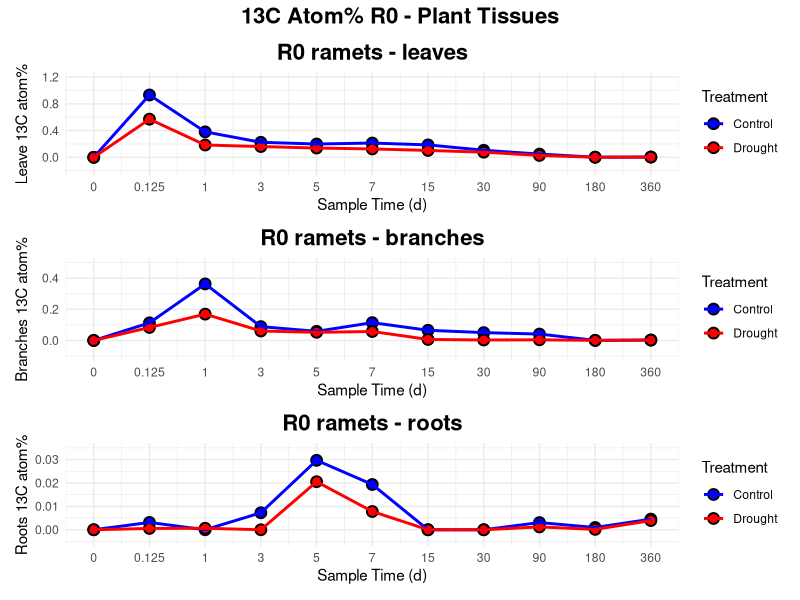
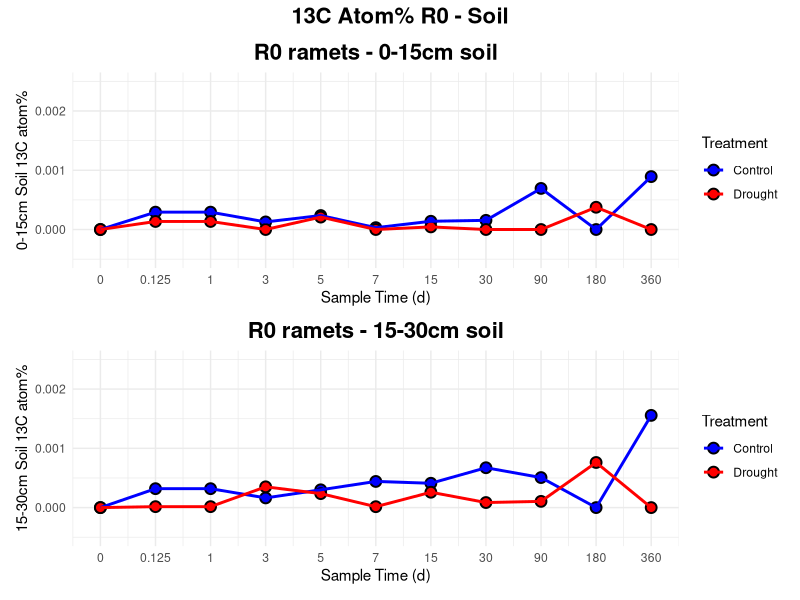
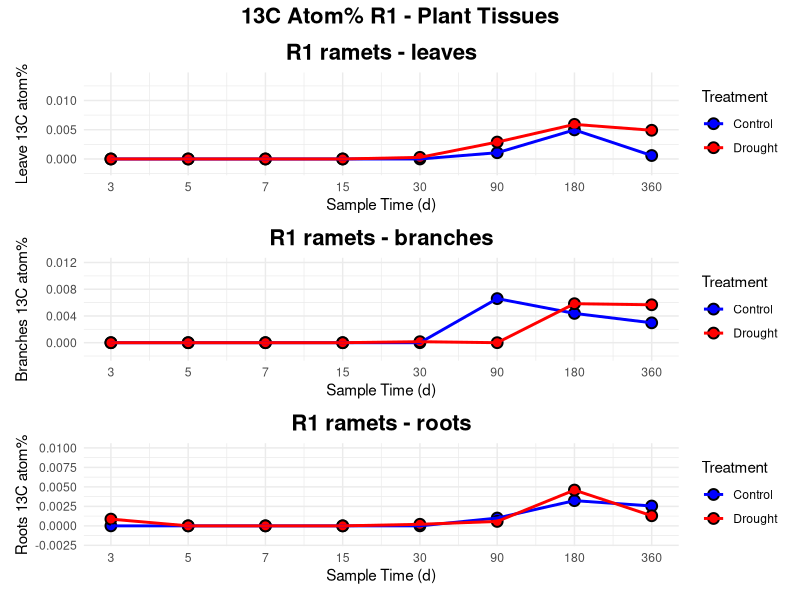
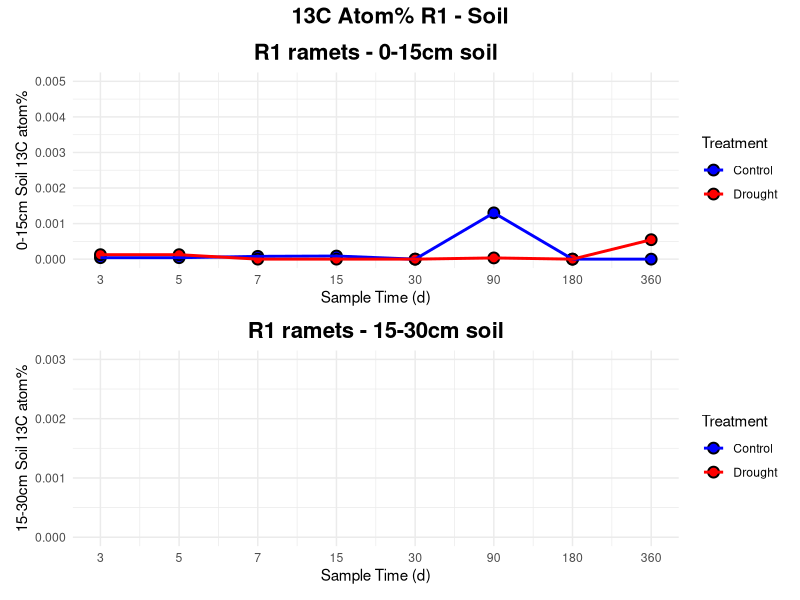
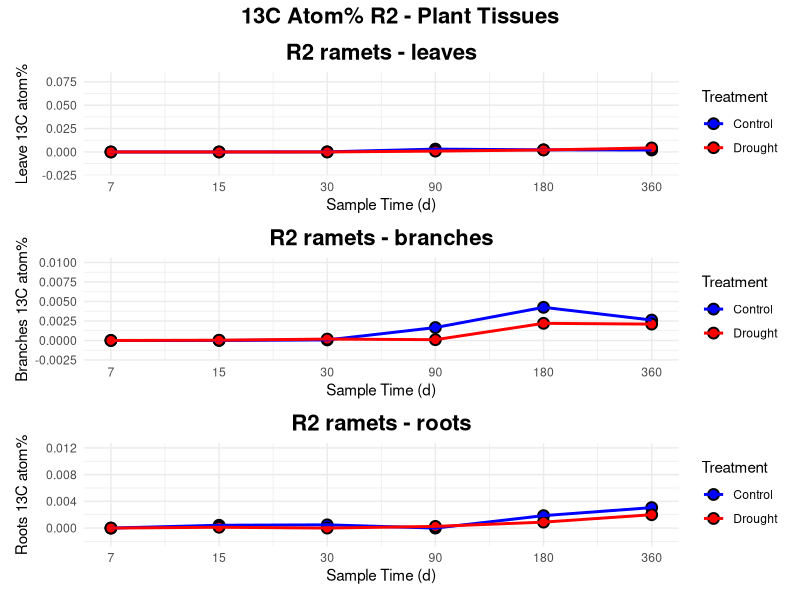
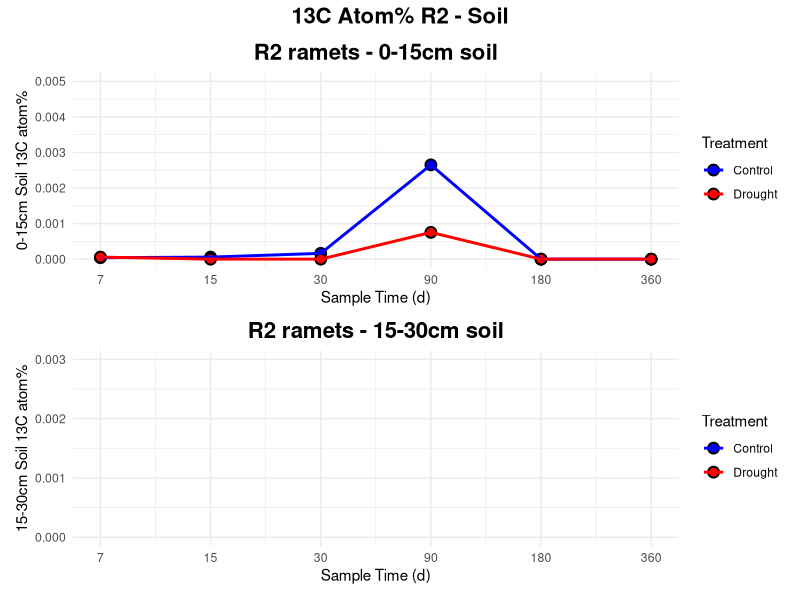

The R script that drew these images, in order:
library(ggplot2)
library(dplyr)
library(readxl)
library(patchwork)

carbonFluxData <- read_excel("./Data_Dryad_Drought_Decreases_Carbon_Flux_but_Not_Transport_Speed_of_Newly_Fixed_Carbon_from_Leaves_to_Sinks_in_a_Giant_Bamboo_Forest.xlsx",
                             sheet = "Graph data")

create_plot <- function(data, y_variable, plot_title, y_label, unique_times, y_lim_low, y_lim_high) {
  ggplot(
    data = data,
    mapping = aes(x = time_seq, y = .data[[y_variable]], group = Treatment)
  ) +
    geom_point(aes(fill = Treatment), shape = 21, size = 3, color = "black", stroke = 1) +
    geom_line(aes(color = Treatment), size = 1) +
    scale_x_continuous(
      breaks = 1:length(unique_times),
      labels = unique_times
    ) +
    scale_color_manual(values = c("Control" = "blue", "Drought" = "red")) +
    scale_fill_manual(values = c("Control" = "blue", "Drought" = "red")) +
    labs(
      title = plot_title,
      x = "Sample Time (d)",
      y = y_label
    ) +
    theme_minimal() +
    theme(plot.title = element_text(hjust = 0.5)) +
    coord_cartesian(ylim = c(y_lim_low, y_lim_high))
}

ramet_types <- c("R0", "R1", "R2")
plot_list <- list()

y_limits_config <- list(
  "Leave 13C atom%" = list(
    "R0" = c(low = -0.2, high = 1.2),
    "R1" = c(low = -0.002, high = 0.014),
    "R2" = c(low = -0.02, high = 0.08)
  ),
  "Branches 13C atom%" = list(
    "R0" = c(low = -0.1, high = 0.5),
    "R1" = c(low = -0.002, high = 0.012),
    "R2" = c(low = -0.002, high = 0.01)
  ),
  "Roots 13C atom%" = list(
    "R0" = c(low = -0.005, high = 0.035),
    "R1" = c(low = -0.002, high = 0.01),
    "R2" = c(low = -0.002, high = 0.012)
  ),
  # --- New soil data limits ---
  "0-15 Soil13C atom%" = list(
    "R0" = c(low = -0.0005, high = 0.0025),
    "R1" = c(low = 0.0, high = 0.005),
    "R2" = c(low = 0.0, high = 0.005)
  ),
  "15-30 Soil 13C atom%" = list(
    "R0" = c(low = -0.0005, high = 0.0025),
    "R1" = c(low = 0.0, high = 0.003),
    "R2" = c(low = 0.0, high = 0.003)
  )
)

for (ramet_type in ramet_types) {
  current_ramet_data <- carbonFluxData %>%
    filter(Ramets == ramet_type)
  
  unique_times_current <- sort(unique(current_ramet_data$`sample time(d)`))
  current_ramet_data <- current_ramet_data %>%
    mutate(time_seq = match(`sample time(d)`, unique_times_current))
  
  # Split configs into tissue and soil
  tissue_configs <- list(
    list(y_var = "Leave 13C atom%", title_suffix = "leaves", y_lab = "Leave 13C atom%"),
    list(y_var = "Branches 13C atom%", title_suffix = "branches", y_lab = "Branches 13C atom%"),
    list(y_var = "Roots 13C atom%", title_suffix = "roots", y_lab = "Roots 13C atom%")
  )
  
  soil_configs <- list(
    list(y_var = "0-15 Soil13C atom%", title_suffix = "0-15cm soil", y_lab = "0-15cm Soil 13C atom%"),
    list(y_var = "15-30 Soil 13C atom%", title_suffix = "15-30cm soil", y_lab = "15-30cm Soil 13C atom%")
  )
  
  # Create tissue plots
  tissue_plots <- list()
  for (config in tissue_configs) {
    y_limits <- y_limits_config[[config$y_var]][[ramet_type]]
    y_low <- y_limits["low"]
    y_high <- y_limits["high"]
    
    plot_title <- paste0(ramet_type, " ramets - ", config$title_suffix)
    p <- create_plot(
      data = current_ramet_data,
      y_variable = config$y_var,
      plot_title = plot_title,
      y_label = config$y_lab,
      unique_times = unique_times_current,
      y_lim_low = y_low,
      y_lim_high = y_high
    )
    tissue_plots[[length(tissue_plots) + 1]] <- p
  }
  
  # Create soil plots
  soil_plots <- list()
  for (config in soil_configs) {
    y_limits <- y_limits_config[[config$y_var]][[ramet_type]]
    y_low <- y_limits["low"]
    y_high <- y_limits["high"]
    
    plot_title <- paste0(ramet_type, " ramets - ", config$title_suffix)
    p <- create_plot(
      data = current_ramet_data,
      y_variable = config$y_var,
      plot_title = plot_title,
      y_label = config$y_lab,
      unique_times = unique_times_current,
      y_lim_low = y_low,
      y_lim_high = y_high
    )
    soil_plots[[length(soil_plots) + 1]] <- p
  }
  
  # Combine into separate plot groups
  combined_tissue_plot <- wrap_plots(tissue_plots, ncol = 1) +
    plot_annotation(
      title = paste0("13C Atom% ", ramet_type, " - Plant Tissues")
    ) & theme(plot.title = element_text(hjust = 0.5, size = 16, face = "bold"))
  
  combined_soil_plot <- wrap_plots(soil_plots, ncol = 1) +
    plot_annotation(
      title = paste0("13C Atom% ", ramet_type, " - Soil")
    ) & theme(plot.title = element_text(hjust = 0.5, size = 16, face = "bold"))
  
  plot_list[[paste0(ramet_type, "_tissues")]] <- combined_tissue_plot
  plot_list[[paste0(ramet_type, "_soil")]] <- combined_soil_plot
}

# Print all tissue and soil plots separately
for (ramet_type in ramet_types) {
  print(plot_list[[paste0(ramet_type, "_tissues")]])
  print(plot_list[[paste0(ramet_type, "_soil")]])
}
